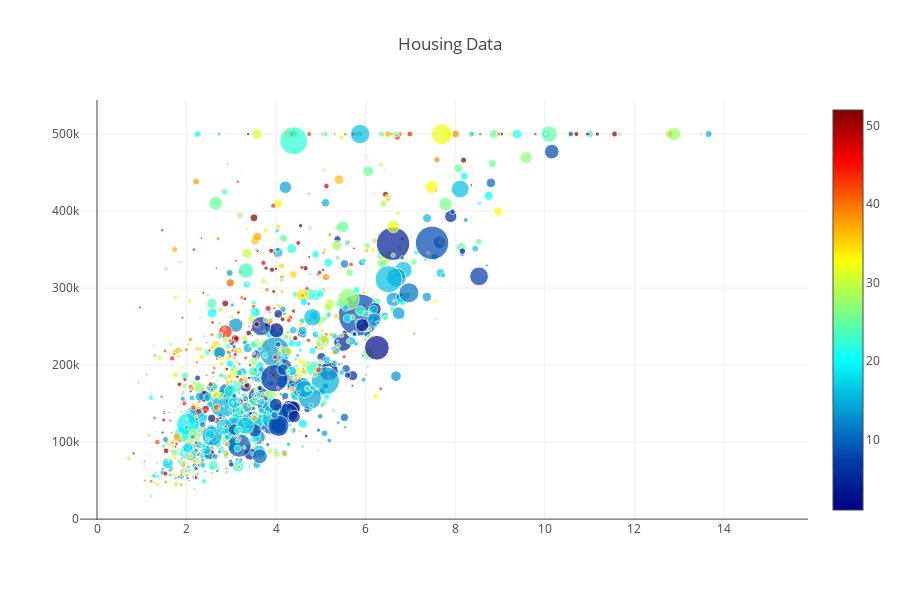

This figure's notebook cell:
### Code cell
fig = go.Figure(data = data,
                layout = layout)

offline.iplot(fig)

### Figure 1 — Plotly figure (JSON) as saved in the notebook; plotly's stock layout.template omitted (floating-point values rounded to 4 significant figures; data arrays with more than 128 entries replaced by an {"elided": "..."} marker saying what was removed)
{"data": [{"marker": {"color": {"elided": "1445 int values"}, "colorscale": "Jet", "showscale": true, "size": {"elided": "1445 int values"}, "sizeref": 500}, "mode": "markers", "type": "scatter", "uid": "6902fa63-ef1c-4b60-887b-7808831c44e4", "x": {"elided": "1445 float values"}, "y": {"elided": "1445 int values"}}], "layout": {"height": 600, "hovermode": "closest", "title": {"text": "Housing Data"}, "width": 900}}
